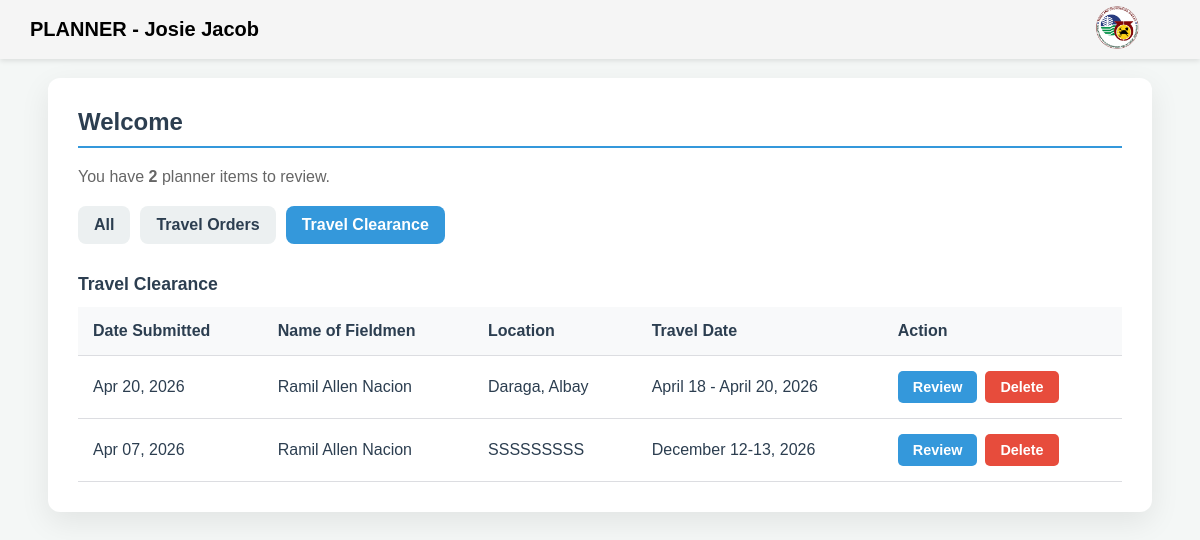
/planner/index.php?tab=clearances (signed in), run on the app's committed database.
### tables this page shows
CREATE TABLE `users` (
  `id` int(11) NOT NULL,
  `username` varchar(100) NOT NULL,
  `name` text NOT NULL,
  `password` varchar(100) NOT NULL,
  `role` varchar(100) NOT NULL,
  `position` varchar(255) DEFAULT NULL,
  `user_signature` varchar(255) DEFAULT NULL
);

CREATE TABLE `travel_clearances` (
  `id` int(11) NOT NULL,
  `name` varchar(255) NOT NULL,
  `purpose` longtext NOT NULL,
  `location` varchar(255) NOT NULL,
  `travel_date` varchar(200) NOT NULL,
  `planner_id` int(11) NOT NULL,
  `status` varchar(50) NOT NULL DEFAULT 'pending_planner',
  `created_at` timestamp NOT NULL DEFAULT current_timestamp()
);

### planner/index.php (the view, shortened to what this page needs)
<?php
$logged_in_planner_id = $_SESSION['user_id'];
$host = 'localhost';
$dbname = 'to_inventory';
$db_user = 'root';
$db_pass = '';
$tab = isset($_GET['tab']) ? $_GET['tab'] : 'all';
try {
    $pdo = new PDO("mysql:host=$host;dbname=$dbname", $db_user, $db_pass);
    $pdo->setAttribute(PDO::ATTR_ERRMODE, PDO::ERRMODE_EXCEPTION);
} catch (PDOException $e) {
    die("Database connection failed: " . $e->getMessage());
}
$travel_orders = [];
$travel_clearances = [];
if ($tab === 'all' || $tab === 'clearances') {
    $sql_clearances = "SELECT id, name, location, travel_date, created_at, status
                       FROM travel_clearances
                       WHERE planner_id = :planner_id AND status = 'pending_planner'
                       ORDER BY created_at DESC";
    $stmt_clearances = $pdo->prepare($sql_clearances);
    $stmt_clearances->bindParam(':planner_id', $logged_in_planner_id, PDO::PARAM_INT);
    $stmt_clearances->execute();
    $travel_clearances = $stmt_clearances->fetchAll(PDO::FETCH_ASSOC);
}
$total_items = count($travel_orders) + count($travel_clearances);
?>
<!DOCTYPE html>
<html lang="en">
<head>
    <link rel="stylesheet" type="text/css" href="../style/email-style.css">
    <link rel="stylesheet" type="text/css" href="../style/pop-up-message.css">
    <link rel= "stylesheet" type= "text/css" href="../style/delete-btn.css">
     <?php include '../includes/header.php';?>
</head>
<body>
    <div class="dashboard-container">
        <h2>Welcome</h2>
        <p>You have <strong><?php echo $total_items; ?></strong> planner items to review.</p>
        <div class="tabs">
            <a href="index.php?tab=all" class="tab-link <?php echo ($tab === 'all') ? 'active' : ''; ?>">All</a>
            <a href="index.php?tab=orders" class="tab-link <?php echo ($tab === 'orders') ? 'active' : ''; ?>">Travel Orders</a>
            <a href="index.php?tab=clearances" class="tab-link <?php echo ($tab === 'clearances') ? 'active' : ''; ?>">Travel Clearance</a>
        </div>
        <?php if ($tab === 'all' || $tab === 'clearances'): ?>
            <div class="section-title">Travel Clearance</div>
            <?php if (count($travel_clearances) > 0): ?>
                <table>
                    <thead>
                        <tr>
                            <th>Date Submitted</th>
                            <th>Name of Fieldmen</th>
                            <th>Location</th>
                            <th>Travel Date</th>
                            <th>Action</th>
                        </tr>
                    </thead>
                    <tbody>
                        <?php foreach ($travel_clearances as $tc): ?>
                            <tr>
                                <td><?php echo date('M d, Y', strtotime($tc['created_at'])); ?></td>
                                <td><?php echo htmlspecialchars($tc['name']); ?></td>
                                <td><?php echo htmlspecialchars($tc['location']); ?></td>
                                <td><?php echo htmlspecialchars($tc['travel_date']); ?></td>
                                <td>
                                    <div class="action-buttons">
                                        <a href="review_tc.php?id=<?php echo $tc['id']; ?>" class="btn-review">Review</a>
                                            <button type="submit" class="btn-delete" onclick ="openDeleteClearanceModal(<?php echo $tc['id'];?>)">Delete</button>
                                    </div>
                                </td>
                            </tr>
                        <?php endforeach; ?>
                    </tbody>
                </table>
            <?php endif; ?>
        <?php endif; ?>
    </div>
</body>
</html>

### includes/header.php (shortened to what this page needs)
<?php
$conn = mysqli_connect("localhost", "root", "", "to_inventory");
$sql = "SELECT role, name FROM users WHERE id = ?";
$check_stmt = mysqli_prepare($conn, $sql);
mysqli_stmt_bind_param($check_stmt, "i", $_SESSION['user_id']);
mysqli_stmt_execute($check_stmt);
$result = mysqli_stmt_get_result($check_stmt);
$user_data = mysqli_fetch_assoc($result);
?>
<div class="universal-header">
    <div class ="user-info"><?php echo htmlspecialchars(strtoupper($user_data['role'])) . ' - ' . htmlspecialchars($user_data['name'] ?? $_SESSION['username']); ?></div>
    <div class="user-menu">
        <img src="../images/mgb_logo.png" alt="" class="profile">
    </div>
</div>

### style/email-style.css (style rules this page uses)
body { font-family: 'Segoe UI', Tahoma, Geneva, Verdana, sans-serif; background-color: #f4f7f6; padding: 40px; color: #2c3e50; }
.dashboard-container { max-width: 100%; margin: 0 auto; background: white; padding: 30px; border-radius: 12px; box-shadow: 0 10px 30px rgba(0,0,0,0.08); overflow-x: auto; }
h2 { border-bottom: 2px solid #3498db; padding-bottom: 10px; margin: 0; width: 100%; }
.tabs { display: flex; gap: 10px; margin: 20px 0 25px; flex-wrap: wrap; }
.tab-link { text-decoration: none; background: #ecf0f1; color: #2c3e50; padding: 10px 16px; border-radius: 8px; font-weight: 600; }
.tab-link.active { background: #3498db; color: white; }
.section-title { margin-top: 30px; margin-bottom: 10px; font-size: 1.1rem; font-weight: bold; color: #2c3e50; }
table { width: 100%; border-collapse: collapse; margin-top: 12px; }
th, td { padding: 15px; text-align: left; border-bottom: 1px solid #dcdde1; white-space: nowrap; }
th { background-color: #f8f9fa; color: #2c3e50; }
.action-buttons { display: flex; gap: 8px; flex-wrap: nowrap; }
.btn-review { background-color: #3498db; color: white; padding: 8px 15px; text-decoration: none; border-radius: 5px; font-size: 0.9rem; font-weight: bold; border: none; cursor: pointer; }
.btn-delete { background-color: #e74c3c; color: white; padding: 8px 15px; text-decoration: none; border-radius: 5px; font-size: 0.9rem; font-weight: bold; border: none; cursor: pointer; }

### style/delete-btn.css (style rules this page uses)
p { color:#666; margin:20px 0; }

### includes/header.php (style rules this page uses)
.universal-header { position:fixed; top:0; left:0; right:0; background:#f5f5f5; color:#fff; padding:5px 30px; display:flex; justify-content:space-between; align-items:center; z-index:999; box-shadow:0 2px 5px rgba(0,0,0,0.1); }
.user-menu { position:relative; right: 30px; margin-left:auto; cursor:pointer; }
.profile { width:45px; height:45px; border-radius:50%; object-fit:cover; }
body { padding-top:70px; font-family: Arial, Helvetica, sans-serif; }
.user-info { font-weight: bold; color: black; font-size: 20px; }

### data on the page
users: role "PLANNER", name "Josie Jacob"
travel_clearances: created_at "Apr 20, 2026", name "Ramil Allen Nacion", location "Daraga, Albay", travel_date "April 18 - April 20, 2026"
travel_clearances: created_at "Apr 07, 2026", name "Ramil Allen Nacion", location "SSSSSSSSS", travel_date "December 12-13, 2026"

### other printed values
$total_items "2"
